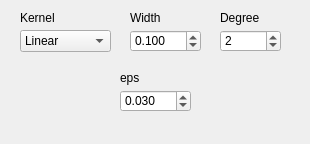
<?xml version="1.0" encoding="UTF-8"?>
<ui version="4.0">
 <class>ParametersRVMRegr</class>
 <widget class="QWidget" name="ParametersRVMRegr">
  <property name="geometry">
   <rect>
    <x>0</x>
    <y>0</y>
    <width>310</width>
    <height>144</height>
   </rect>
  </property>
  <property name="windowTitle">
   <string>Form</string>
  </property>
  <widget class="QLabel" name="labelWidth">
   <property name="geometry">
    <rect>
     <x>130</x>
     <y>10</y>
     <width>31</width>
     <height>16</height>
    </rect>
   </property>
   <property name="font">
    <font>
     <pointsize>9</pointsize>
    </font>
   </property>
   <property name="text">
    <string>Width</string>
   </property>
  </widget>
  <widget class="QLabel" name="svmEpsLabel">
   <property name="geometry">
    <rect>
     <x>120</x>
     <y>70</y>
     <width>70</width>
     <height>16</height>
    </rect>
   </property>
   <property name="font">
    <font>
     <pointsize>9</pointsize>
    </font>
   </property>
   <property name="text">
    <string>eps</string>
   </property>
  </widget>
  <widget class="QLabel" name="labelDegree">
   <property name="geometry">
    <rect>
     <x>220</x>
     <y>10</y>
     <width>41</width>
     <height>16</height>
    </rect>
   </property>
   <property name="font">
    <font>
     <pointsize>9</pointsize>
    </font>
   </property>
   <property name="text">
    <string>Degree</string>
   </property>
  </widget>
  <widget class="QDoubleSpinBox" name="svmPSpin">
   <property name="geometry">
    <rect>
     <x>120</x>
     <y>90</y>
     <width>71</width>
     <height>22</height>
    </rect>
   </property>
   <property name="font">
    <font>
     <pointsize>9</pointsize>
    </font>
   </property>
   <property name="toolTip">
    <string>&lt;!DOCTYPE HTML PUBLIC &quot;-//W3C//DTD HTML 4.0//EN&quot; &quot;http://www.w3.org/TR/REC-html40/strict.dtd&quot;&gt;
&lt;html&gt;&lt;head&gt;&lt;meta name=&quot;qrichtext&quot; content=&quot;1&quot; /&gt;&lt;style type=&quot;text/css&quot;&gt;
p, li { white-space: pre-wrap; }
&lt;/style&gt;&lt;/head&gt;&lt;body style=&quot; font-family:'MS Shell Dlg 2'; font-size:8.25pt; font-weight:400; font-style:normal;&quot;&gt;
&lt;p style=&quot; margin-top:0px; margin-bottom:0px; margin-left:0px; margin-right:0px; -qt-block-indent:0; text-indent:0px;&quot;&gt;&lt;span style=&quot; font-size:8pt;&quot;&gt;eps-SVR: epsilon-tube width&lt;/span&gt;&lt;/p&gt;
&lt;p style=&quot; margin-top:0px; margin-bottom:0px; margin-left:0px; margin-right:0px; -qt-block-indent:0; text-indent:0px;&quot;&gt;&lt;span style=&quot; font-size:8pt;&quot;&gt;nu-SVR: nu ratio on alpha&lt;/span&gt;&lt;/p&gt;
&lt;p style=&quot; margin-top:0px; margin-bottom:0px; margin-left:0px; margin-right:0px; -qt-block-indent:0; text-indent:0px;&quot;&gt;&lt;span style=&quot; font-size:8pt;&quot;&gt;RVR: accuracy-generalization tradeoff&lt;/span&gt;&lt;/p&gt;
&lt;p style=&quot; margin-top:0px; margin-bottom:0px; margin-left:0px; margin-right:0px; -qt-block-indent:0; text-indent:0px;&quot;&gt;&lt;span style=&quot; font-size:8pt;&quot;&gt;SOGP: noise&lt;/span&gt;&lt;/p&gt;
&lt;p style=&quot; margin-top:0px; margin-bottom:0px; margin-left:0px; margin-right:0px; -qt-block-indent:0; text-indent:0px;&quot;&gt;&lt;span style=&quot; font-size:8pt;&quot;&gt;KRLS: tolerance (stopping criterion)&lt;/span&gt;&lt;/p&gt;&lt;/body&gt;&lt;/html&gt;</string>
   </property>
   <property name="decimals">
    <number>3</number>
   </property>
   <property name="minimum">
    <double>0.001000000000000</double>
   </property>
   <property name="maximum">
    <double>1.000000000000000</double>
   </property>
   <property name="singleStep">
    <double>0.010000000000000</double>
   </property>
   <property name="value">
    <double>0.030000000000000</double>
   </property>
  </widget>
  <widget class="QLabel" name="label_2">
   <property name="geometry">
    <rect>
     <x>20</x>
     <y>10</y>
     <width>91</width>
     <height>16</height>
    </rect>
   </property>
   <property name="font">
    <font>
     <pointsize>9</pointsize>
    </font>
   </property>
   <property name="text">
    <string>Kernel</string>
   </property>
  </widget>
  <widget class="QSpinBox" name="kernelDegSpin">
   <property name="geometry">
    <rect>
     <x>220</x>
     <y>30</y>
     <width>61</width>
     <height>22</height>
    </rect>
   </property>
   <property name="font">
    <font>
     <pointsize>9</pointsize>
    </font>
   </property>
   <property name="toolTip">
    <string>&lt;!DOCTYPE HTML PUBLIC &quot;-//W3C//DTD HTML 4.0//EN&quot; &quot;http://www.w3.org/TR/REC-html40/strict.dtd&quot;&gt;
&lt;html&gt;&lt;head&gt;&lt;meta name=&quot;qrichtext&quot; content=&quot;1&quot; /&gt;&lt;style type=&quot;text/css&quot;&gt;
p, li { white-space: pre-wrap; }
&lt;/style&gt;&lt;/head&gt;&lt;body style=&quot; font-family:'MS Shell Dlg 2'; font-size:8.25pt; font-weight:400; font-style:normal;&quot;&gt;
&lt;p style=&quot; margin-top:0px; margin-bottom:0px; margin-left:0px; margin-right:0px; -qt-block-indent:0; text-indent:0px;&quot;&gt;&lt;span style=&quot; font-size:8pt;&quot;&gt;Degree of the kernel polynomial&lt;/span&gt;&lt;/p&gt;
&lt;p style=&quot; margin-top:0px; margin-bottom:0px; margin-left:0px; margin-right:0px; -qt-block-indent:0; text-indent:0px;&quot;&gt;&lt;span style=&quot; font-size:8pt;&quot;&gt;(Polynomial only)&lt;/span&gt;&lt;/p&gt;&lt;/body&gt;&lt;/html&gt;</string>
   </property>
   <property name="minimum">
    <number>1</number>
   </property>
   <property name="value">
    <number>2</number>
   </property>
  </widget>
  <widget class="QComboBox" name="kernelTypeCombo">
   <property name="geometry">
    <rect>
     <x>20</x>
     <y>30</y>
     <width>91</width>
     <height>22</height>
    </rect>
   </property>
   <property name="font">
    <font>
     <pointsize>9</pointsize>
    </font>
   </property>
   <property name="toolTip">
    <string>&lt;!DOCTYPE HTML PUBLIC &quot;-//W3C//DTD HTML 4.0//EN&quot; &quot;http://www.w3.org/TR/REC-html40/strict.dtd&quot;&gt;
&lt;html&gt;&lt;head&gt;&lt;meta name=&quot;qrichtext&quot; content=&quot;1&quot; /&gt;&lt;style type=&quot;text/css&quot;&gt;
p, li { white-space: pre-wrap; }
&lt;/style&gt;&lt;/head&gt;&lt;body style=&quot; font-family:'MS Shell Dlg 2'; font-size:8.25pt; font-weight:400; font-style:normal;&quot;&gt;
&lt;p style=&quot; margin-top:0px; margin-bottom:0px; margin-left:0px; margin-right:0px; -qt-block-indent:0; text-indent:0px;&quot;&gt;&lt;span style=&quot; font-size:8pt;&quot;&gt;kernel function&lt;/span&gt;&lt;/p&gt;&lt;/body&gt;&lt;/html&gt;</string>
   </property>
   <property name="currentIndex">
    <number>0</number>
   </property>
   <item>
    <property name="text">
     <string>Linear</string>
    </property>
   </item>
   <item>
    <property name="text">
     <string>Polynomial</string>
    </property>
   </item>
   <item>
    <property name="text">
     <string>RBF</string>
    </property>
   </item>
  </widget>
  <widget class="QDoubleSpinBox" name="kernelWidthSpin">
   <property name="geometry">
    <rect>
     <x>130</x>
     <y>30</y>
     <width>71</width>
     <height>22</height>
    </rect>
   </property>
   <property name="font">
    <font>
     <pointsize>9</pointsize>
    </font>
   </property>
   <property name="toolTip">
    <string>&lt;!DOCTYPE HTML PUBLIC &quot;-//W3C//DTD HTML 4.0//EN&quot; &quot;http://www.w3.org/TR/REC-html40/strict.dtd&quot;&gt;
&lt;html&gt;&lt;head&gt;&lt;meta name=&quot;qrichtext&quot; content=&quot;1&quot; /&gt;&lt;style type=&quot;text/css&quot;&gt;
p, li { white-space: pre-wrap; }
&lt;/style&gt;&lt;/head&gt;&lt;body style=&quot; font-family:'MS Shell Dlg 2'; font-size:8.25pt; font-weight:400; font-style:normal;&quot;&gt;
&lt;p style=&quot; margin-top:0px; margin-bottom:0px; margin-left:0px; margin-right:0px; -qt-block-indent:0; text-indent:0px;&quot;&gt;&lt;span style=&quot; font-size:8pt;&quot;&gt;Width of the kernel (gamma)&lt;/span&gt;&lt;/p&gt;
&lt;p style=&quot; margin-top:0px; margin-bottom:0px; margin-left:0px; margin-right:0px; -qt-block-indent:0; text-indent:0px;&quot;&gt;&lt;span style=&quot; font-size:8pt;&quot;&gt;RBF and Polynomial only&lt;/span&gt;&lt;/p&gt;&lt;/body&gt;&lt;/html&gt;</string>
   </property>
   <property name="decimals">
    <number>3</number>
   </property>
   <property name="minimum">
    <double>0.001000000000000</double>
   </property>
   <property name="singleStep">
    <double>0.010000000000000</double>
   </property>
   <property name="value">
    <double>0.100000000000000</double>
   </property>
  </widget>
 </widget>
 <resources/>
 <connections/>
</ui>
